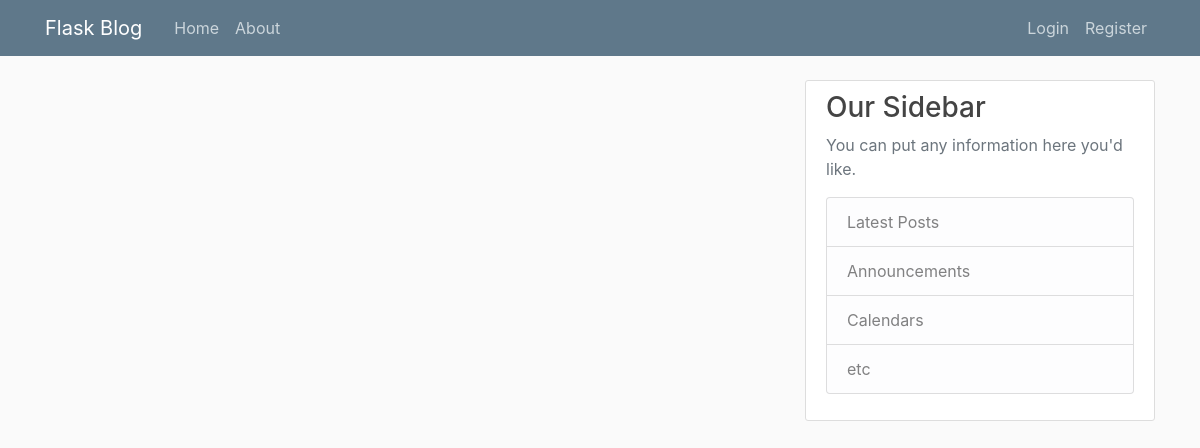
Page /home on the earlier database version.
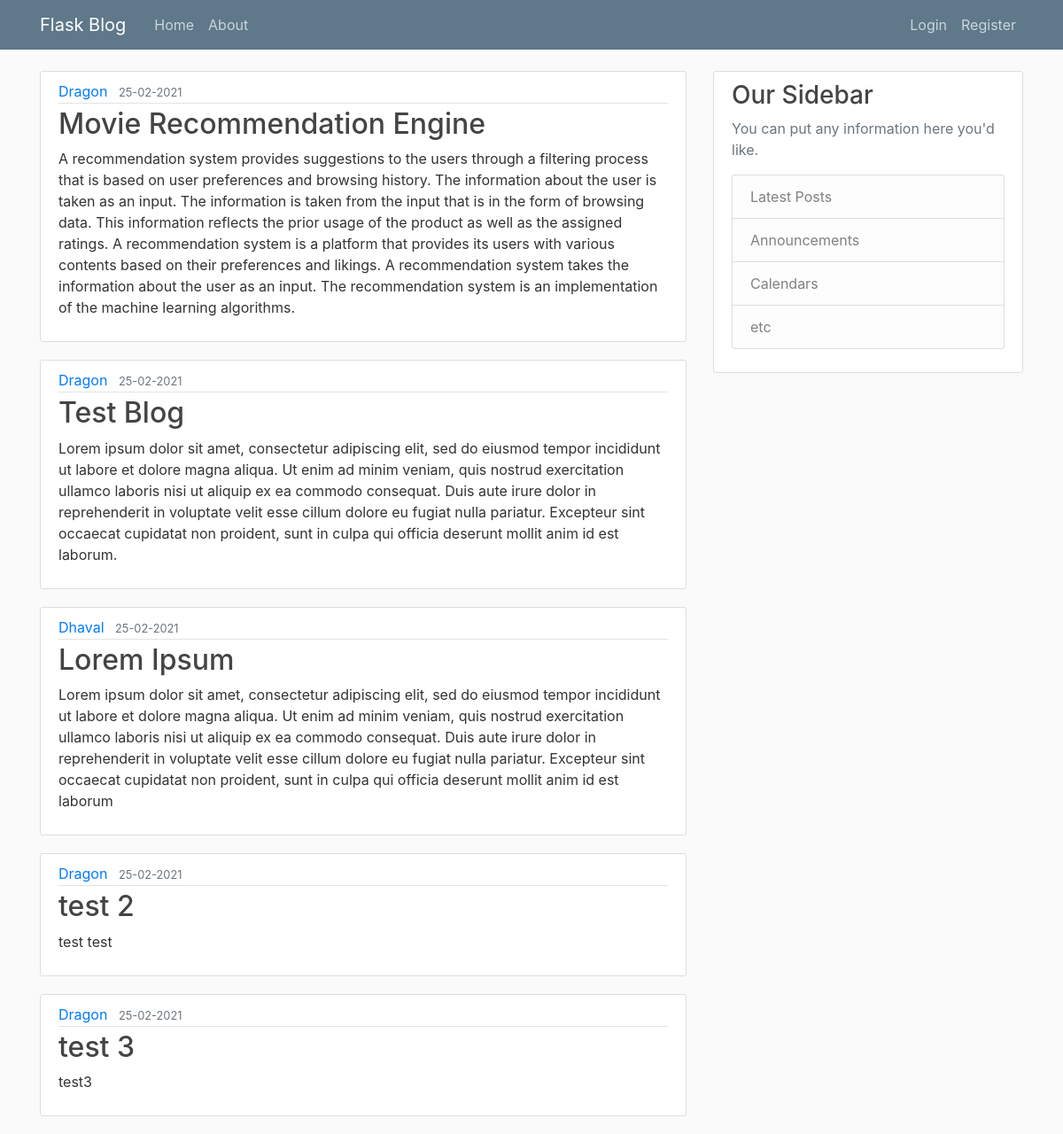
Same page on the later database version.
### flaskblog/models.py (models this page shows, shortened)
class Post(db.Model):
    id = db.Column(db.Integer, primary_key=True)
    title = db.Column(db.String(20), nullable=False)
    date_posted = db.Column(db.DateTime, nullable=False, default=datetime.now(tz=gettz('Asia/Kolkata')))
    content = db.Column(db.Text, nullable=False)
    user_id = db.Column(db.Integer, db.ForeignKey('user.id'), nullable=False)

class User(db.Model, UserMixin):
    id = db.Column(db.Integer, primary_key=True)
    username = db.Column(db.String(20), unique=True, nullable=False)
    email = db.Column(db.String(120), unique=True, nullable=False)
    image_file = db.Column(db.String(20), nullable=False, default='default.jpg')
    password = db.Column(db.String(60), nullable=False)
    posts = db.relationship('Post', backref='author', lazy=True)

### flaskblog/routes.py (the view)
@app.route('/')
@app.route('/home')
def home():
    posts = Post.query.all()
    return render_template('home.html',posts=posts)

### flaskblog/templates/home.html
{% extends "layout.html" %}
{% block content %}
    {% for post in posts %}
        <article class="media content-section">
          <div class="media-body">
            <div class="article-metadata">
              <a class="mr-2" href="#">{{ post.author.username }}</a>
              <small class="text-muted">{{ post.date_posted.strftime('%d-%m-%Y') }}</small>
            </div>
            <h2><a class="article-title" href="#">{{ post.title }}</a></h2>
            <p class="article-content">{{ post.content }}</p>
          </div>
        </article>
    {% endfor %}
{% endblock content %}

### flaskblog/templates/layout.html (shortened to what this page needs)
<!DOCTYPE html>
<html>
<head>
    <link rel="stylesheet" href="https://maxcdn.bootstrapcdn.com/bootstrap/4.0.0/css/bootstrap.min.css">
    <link rel="stylesheet" type="text/css" href="{{ url_for('static', filename='main.css') }}">
</head>
<body>
    <header class="site-header">
      <nav class="navbar navbar-expand-md navbar-dark bg-steel fixed-top">
        <div class="container">
          <a class="navbar-brand mr-4" href="/">Flask Blog</a>
          <div class="collapse navbar-collapse" id="navbarToggle">
            <div class="navbar-nav mr-auto">
              <a class="nav-item nav-link" href="{{url_for('home')}}">Home</a>
              <a class="nav-item nav-link" href="{{url_for('about')}}">About</a>
            </div>
            <div class="navbar-nav">
              {% if current_user.is_authenticated %}
              <a class="nav-item nav-link" href="{{url_for('new_post')}}">New Post</a>
                <a class="nav-item nav-link" href="{{url_for('account')}}">Account</a>
                <a class="nav-item nav-link" href="{{url_for('logout')}}">Logout</a>
              {% else %}
                <a class="nav-item nav-link" href="{{url_for('login')}}">Login</a>
                <a class="nav-item nav-link" href="{{url_for('register')}}">Register</a>
              {% endif %}
            </div>
          </div>
        </div>
      </nav>
    </header>
    <main role="main" class="container">
      <div class="row">
        <div class="col-md-8">
          {% block content %}{% endblock %}
        </div>
        <div class="col-md-4">
          <div class="content-section">
            <h3>Our Sidebar</h3>
            <p class='text-muted'>You can put any information here you'd like.
              <ul class="list-group">
                <li class="list-group-item list-group-item-light">Latest Posts</li>
                <li class="list-group-item list-group-item-light">Announcements</li>
                <li class="list-group-item list-group-item-light">Calendars</li>
                <li class="list-group-item list-group-item-light">etc</li>
              </ul>
            </p>
          </div>
        </div>
      </div>
    </main>
</body>
</html>

### flaskblog/static/main.css (style rules this page uses)
body { background: #fafafa; color: #333333; margin-top: 5rem; }
h1, h2, h3, h4, h5, h6 { color: #444444; }
.bg-steel { background-color: #5f788a; }
.site-header .navbar-nav .nav-link { color: #cbd5db; }
.content-section { background: #ffffff; padding: 10px 20px; border: 1px solid #dddddd; border-radius: 3px; margin-bottom: 20px; }
.article-title { color: #444444; }
.article-content { white-space: pre-line; }
.article-metadata { padding-bottom: 1px; margin-bottom: 4px; border-bottom: 1px solid #e3e3e3 }

Differences in the rows shown:
added Post: author.username "Dragon", date_posted "25-02-2021", title "Movie Recommendation Engine", content "A recommendation system provides suggestions to the users through a filtering process that is based on user preferences and browsing history. The information about the user is taken as an input. The information is taken from the input that is in the form of browsing data. This information reflects the prior usage of the product as well as the assigned ratings. A recommendation system is a platform that provides its users with various contents based on their preferences and likings. A recommendation system takes the information about the user as an input. The recommendation system is an implementation of the machine learning algorithms."
added Post: author.username "Dragon", date_posted "25-02-2021", title "Test Blog", content "Lorem ipsum dolor sit amet, consectetur adipiscing elit, sed do eiusmod tempor incididunt ut labore et dolore magna aliqua. Ut enim ad minim veniam, quis nostrud exercitation ullamco laboris nisi ut aliquip ex ea commodo consequat. Duis aute irure dolor in reprehenderit in voluptate velit esse cillum dolore eu fugiat nulla pariatur. Excepteur sint occaecat cupidatat non proident, sunt in culpa qui officia deserunt mollit anim id est laborum."
added Post: author.username "Dhaval", date_posted "25-02-2021", title "Lorem Ipsum", content "Lorem ipsum dolor sit amet, consectetur adipiscing elit, sed do eiusmod tempor incididunt ut labore et dolore magna aliqua. Ut enim ad minim veniam, quis nostrud exercitation ullamco laboris nisi ut aliquip ex ea commodo consequat. Duis aute irure dolor in reprehenderit in voluptate velit esse cillum dolore eu fugiat nulla pariatur. Excepteur sint occaecat cupidatat non proident, sunt in culpa qui officia deserunt mollit anim id est laborum"
added Post: author.username "Dragon", date_posted "25-02-2021", title "test 2", content "test test"
added Post: author.username "Dragon", date_posted "25-02-2021", title "test 3", content "test3"
